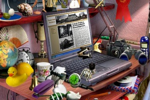
#> input picture content/algorithms/sub_isomorphism/img/nocopy_150x100.png, 150 x 100 px; the run also reads 1 picture not shown here
$ jupyter execute --allow-errors subgraph_iso_img.ipynb
#> lines starting #> are read from the running program, lines starting #| are printed output that depends on the picture; after the words box and inside, x2 and y2 are one past the last pixel; in counts of white or black regions, pixels touching at a corner belong together
# Subgraph Isomorphism: Real world applications

First let's define the Subgraph Isomorphism problem:

Let $H$ and $G$ be graphs. $H$ is a subgraph of $G = (V, E)$ if

$\exists G_o = (V_o, E_o)$ / $V_o \subseteq  V \wedge E_o \subseteq E \cap V_o \times V_o \land  G_o $and $H$ are isomorphic

Let's see an example,

[cell 1]
import matplotlib.pyplot as plt
import numpy as np
import networkx as nx

G = nx.lollipop_graph(5, 2)
colors = ["c" for i in range(0, 5)] + ["y" for i in range(5, 7)]

plt.subplot(121)
plt.title("G", fontweight="bold")
nx.draw_spring(G, with_labels = True, node_color =colors)
plt.rcParams["figure.figsize"] = (10,10)

plt.subplot(122)
plt.title("Subgraph of G",  fontweight="bold")
nx.draw_spring(nx.complete_graph(5), with_labels = True, node_color = "c")
plt.rcParams["figure.figsize"] = (10,5)

Many real-world structures can be represented using graphs. Some of them are involved in problems that can be solved using sub-graph isomorphism algorithms. In this notebook we will study two real-world applications:
- Pattern Recognition in images
- Proteins classification by structure

## Where's my phone?

Let's use subgraph isomorphism to find our phone in our messy desk. First, these are the images of our desk and phone:

[cell 2]
plt.subplot(121)
m = plt.imread('img/nocopy_150x100.png')
#> m is the input picture: shape (100, 150, 4) float32; mean R, G, B, A 0.468, 0.379, 0.346, 1
plt.imshow(m)
plt.title("Messy desk")

plt.subplot(122)
#> (the rest of this cell did not finish here and is left out)

Image Source: https://pixabay.com/illustrations/computer-room-desk-toys-game-play-627220/

To simplify this problem, let's convert these images into grayscale. After this, the images will be a 2d array where each position represents a pixel.
Also, let's define 0 (black pixel) as a null pixel. So we will have to delete all null pixels from our desk image. This will let us easily delete the background in the phone image.

[cell 3]
def rgb2gray(rgb):
    return np.dot(rgb[...,:3], [0.2989, 0.5870, 0.1140])
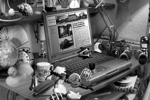
#> returned value: shape (100, 150) float64; min 0, max 1, mean 0.402

[cell 4]
#Preprocessing: Delete black pixels
I = rgb2gray(plt.imread('img/nocopy_150x100.png'))
for i in range(0, I.shape[0]):
    for j in range(0, I.shape[1]):
        if I[i][j] == 0:
            I[i][j] = 0.0001
#> I: shape (100, 150) float64; 0.09% of pixels changed, all inside (x1, y1, x2, y2) = (3, 8, 120, 85)
plt.imsave('img/nocopy_150x100_p.png', I)
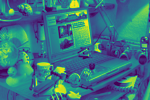
#> saved as nocopy_150x100_p.png: shape (100, 150, 3); mean R, G, B 57.4, 116.8, 128.7

These will be the final images:

[cell 5]
plt.subplot(121)

I = rgb2gray(plt.imread('img/nocopy_150x100_p.png')) #Desk
#> in rgb2gray (call 2), `return np.dot(rgb[...,:3], [0.2989, 0.5870, 0.1140])`:
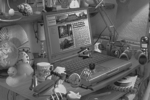
#> returned value: shape (100, 150) float64; min 0.12, max 0.844, mean 0.394
plt.imshow(I, cmap="gray")
plt.title("Messy desk")

plt.subplot(122)

I2 = rgb2gray(plt.imread('img/phone.png')) #Object to find
plt.imshow(I2, cmap="gray")
plt.title("Indestructible phone")
plt.show()
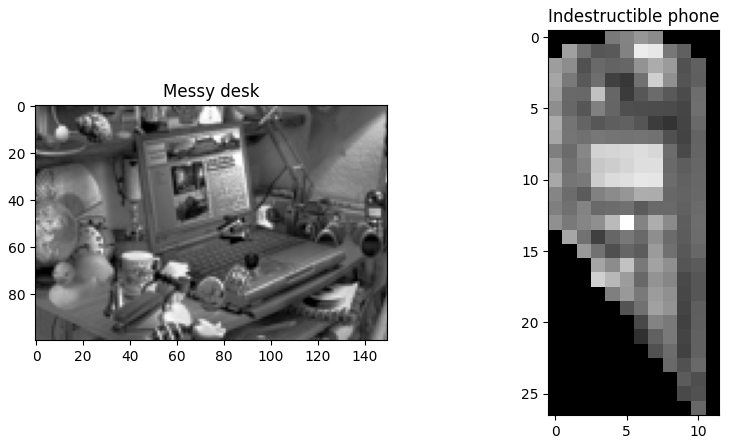
#> figure drawn by matplotlib, 2 panels

### Using Graphs to represent images

For this, we can use *grid_2d_graph(n, m)*. This function creates a $nxm$ grid where each coordinate is a node and each node is connected to its four nearest neighbors.

For the phone graph, we will delete all the nodes corresponding to null pixels.

[cell 6]
desk_graph = nx.grid_2d_graph(I.shape[0], I.shape[1])
phone_graph = nx.grid_2d_graph(I2.shape[0], I2.shape[1])

#assing pixel values as node attributes in desk
for i in range(0, I.shape[0]):
    for j in range(0, I.shape[1]):
        desk_graph.nodes[(i, j)]["weight"] = I[i][j]

#assing pixel values as node attributes in phone and delete useless nodes
for i in range(0, I2.shape[0]):
    for j in range(0, I2.shape[1]):
        if I2[i][j] != 0:
            phone_graph.nodes[(i, j)]["weight"] = I[i][j]
        else:
            phone_graph.remove_node((i,j))

Let's see how the phone_graph looks like coloring the nodes.

[cell 7]
import matplotlib.cm as cm
from matplotlib.colors import Normalize, rgb2hex

#Match values to colors in RGB
def color_map_color(value, cmap_name='gray', vmin=0, vmax=1):
    norm = Normalize(vmin=vmin, vmax=vmax)
    cmap = cm.get_cmap(cmap_name)
    rgb = cmap(norm(abs(value)))[:3]
    color = rgb2hex(rgb)
    return color

#Get RGB colors of the phone photo
I2_colors = []
for i in range(0, I2.shape[0]):
    for j in range(0, I2.shape[1]):
        if I2[i][j] != 0:
            I2_colors.append( color_map_color(I2[i][j]) )
#> this loop made 27 passes
#> after the loop, I2_colors = 215 items, first 6: '#5b5b5b', '#626262', '#717171', '#686868', '#787878', '#545454'

nx.draw_kamada_kawai(phone_graph, node_color =I2_colors)
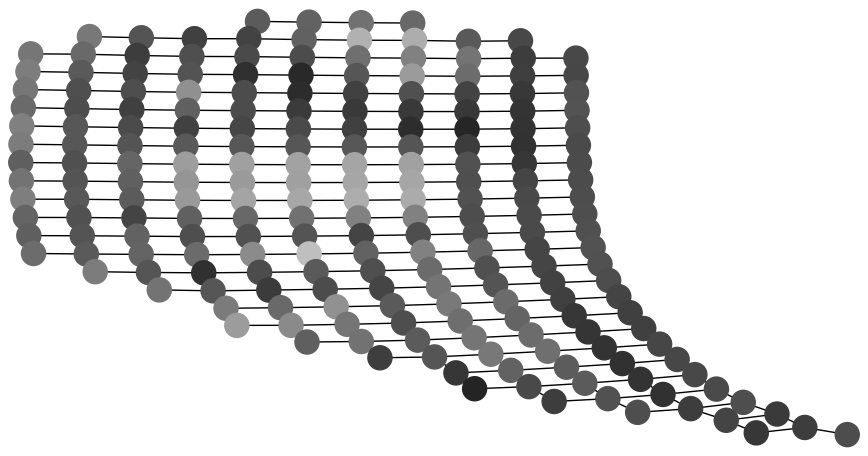
#> figure drawn by matplotlib, 1 panel

Finally, let's see if we can match our phone graph to the desk graph.

#### TODO: Explaind more about the node match and the graph matcher

[cell 8]
import networkx.algorithms.isomorphism as iso

em = iso.numerical_node_match("weight", 10^-10) #Match node weight attributes

g = iso.GraphMatcher(desk_graph, phone_graph, node_match=em)

g.subgraph_is_isomorphic()
#> Out = True

Also, we can check that the desk and phone graphs are not isomorphic.

[cell 9]
nx.is_isomorphic(desk_graph, phone_graph, node_match=em)
#> Out = False

## Proteins Secondary structure

Proteins are large biomolecules and macromolecules that comprise one or more long chains of amino acid residues. Proteins are key in many biological processes within organisms.

Proteins differ from one another primarily in their sequence of amino acids, which is dictated by the nucleotide sequence of their genes, and which usually results in protein folding into a specific 3D structure that determines its activity.

Biochemists often refer to four distinct aspects of a protein's structure. We will be interested in the secondary and tertiary structure.

**Secondary Structure** : regularly repeating local structures stabilized by hydrogen bonds. The most common examples are the α-helix, β-sheet, and turns. Because secondary structures are local, many regions of different secondary structures can be present in the same protein molecule.

[cell 10]
plt.imshow(plt.imread('img/2_structure.png'))
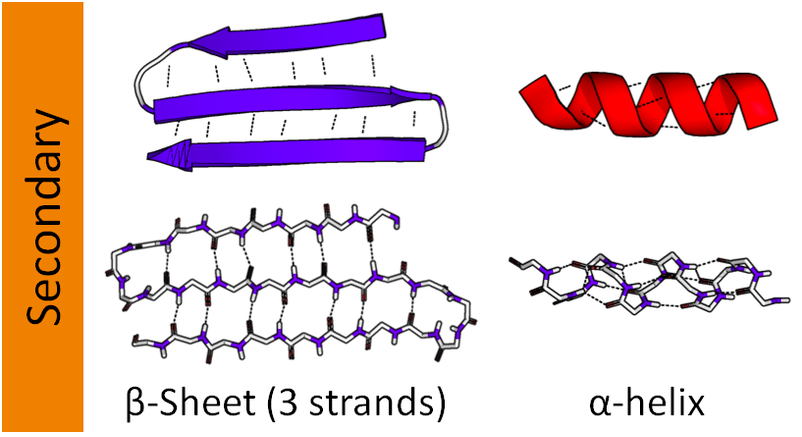
#> input picture content/algorithms/sub_isomorphism/img/2_structure.png, 802 x 437 px
plt.title("Secondary Structure", fontweight = "bold")
plt.axis('off')
plt.rcParams["figure.figsize"] = (2,2)
plt.show()

**Tertiary Structure** :  is the 3D shape of a protein. This structure have information of the interactions between the R groups of the amino acids that make up the protein. Let's see how some proteins tertiary structure looks like:

[cell 11]
plt.subplot(121)
plt.rcParams["figure.figsize"] = (10,10)
plt.imshow(plt.imread('img/1fn3.png'))
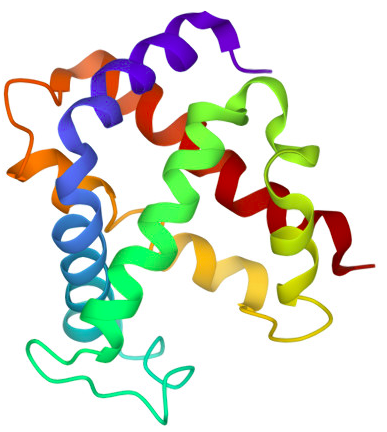
#> input picture content/algorithms/sub_isomorphism/img/1fn3.png, 387 x 432 px
plt.title("1FN3 Tertiary Structure", fontweight = "bold")
plt.axis('off')


plt.subplot(122)
plt.rcParams["figure.figsize"] = (10,10)
plt.imshow(plt.imread('img/1crn.png'))
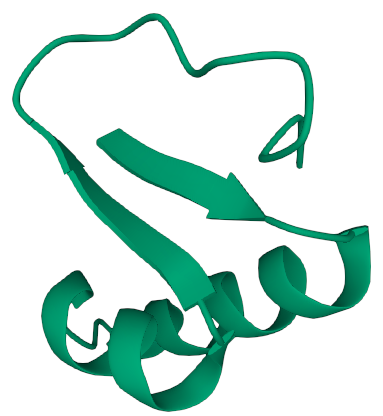
#> input picture content/algorithms/sub_isomorphism/img/1crn.png, 383 x 416 px
plt.title("1CRN Tertiary Structure", fontweight = "bold")
plt.axis('off')
plt.show()

Many graph representations can be built from the Secondary and Tertiary Structure. Each representation capture different information about the protein. For example,
- Use α-helix and β-sheet as nodes and the interaction energy between them to define edges.

- $C_\alpha$ Networks: Cα atom of an amino acid residue is considered a node and an edge are drawn if the Cα distance between a pair of residues is within a threshold distance. Cα atoms are in the α-helix structure. It is one of the simplest and most widely analyzed protein contact networks that captures very well the 3D topology of protein structure.

We will work on $C_\alpha$ networks.

Let's see graphs of proteins with PDB codes 1CRN(Plant protein), 1FN3(oxygen storage/transport in the human body) and 1EGJ(Plant Protein).

[cell 12]
p_1CRN = nx.read_edgelist("data/1CRN_edgelist.txt", nodetype=str)
#> (reads content/algorithms/sub_isomorphism/data/1CRN_edgelist.txt from the repository)
nx.draw_spring(p_1CRN, node_color ="g")
plt.rcParams["figure.figsize"] = (10, 10)
plt.title("1CRN Plant Protein", fontweight = "bold")
plt.show()
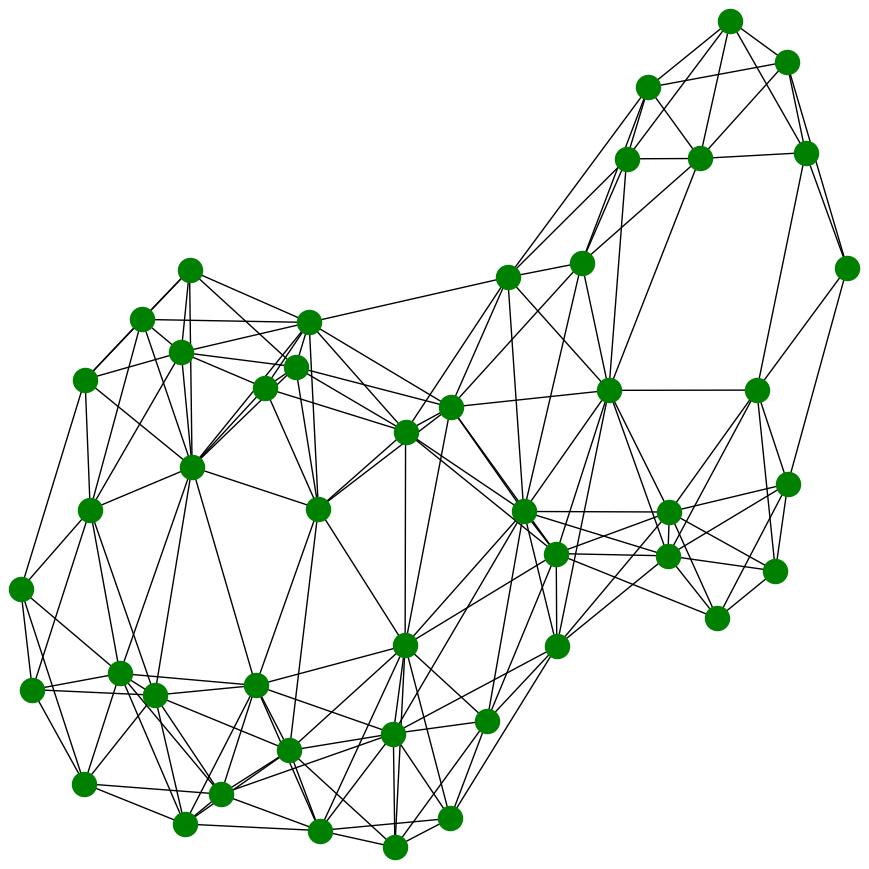
#> figure drawn by matplotlib, 1 panel
#> (reads content/algorithms/sub_isomorphism/1FN3_edgelist.txt from the repository)

#> (a cell that did not finish here is left out)

[cell 14]
p_1EJG = nx.read_edgelist("data/1EJG_edgelist.txt", nodetype=str)
#> (reads content/algorithms/sub_isomorphism/data/1EJG_edgelist.txt from the repository)
nx.draw_spring(p_1EJG, node_color = "g")
plt.title("1EJG Plant Protein", fontweight = "bold")
plt.show()
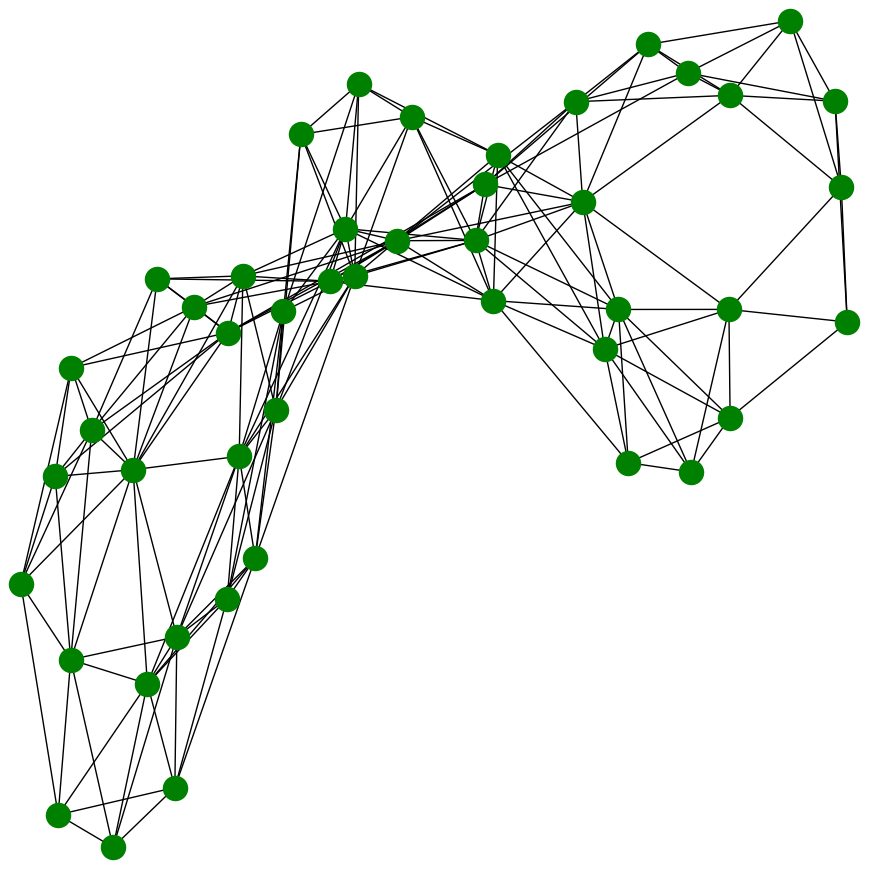
#> figure drawn by matplotlib, 1 panel

We can identify graphlets (induced subgraphs) that are present in these graphs and use that to classify proteins. We can extract some subgraphs from the proteins and test if they are present in other proteins. Let's find a subgraph of 1CRN that is also a subgraph of 1EJG but not of 1FN3. This is interenting because 1CRN and 1EJG are both plant proteins but 1FN3 is not. But clearly to decide if this graphlet is particular of plant proteins we should test it in more proteins.

[cell 15]
#Get a induced subgraph from 1CRN
graphlet = p_1CRN.subgraph(["A"+str(i) for i in range(0, 30)])
plt.rcParams["figure.figsize"] = (5,5)
nx.draw(graphlet)

#Test if the graphlet is a subgraph of each protein
g1 = iso.GraphMatcher(p_1CRN, graphlet)
print("Graphlet present in 1CRN ", g1.subgraph_is_isomorphic())
#| Graphlet present in 1CRN  True
